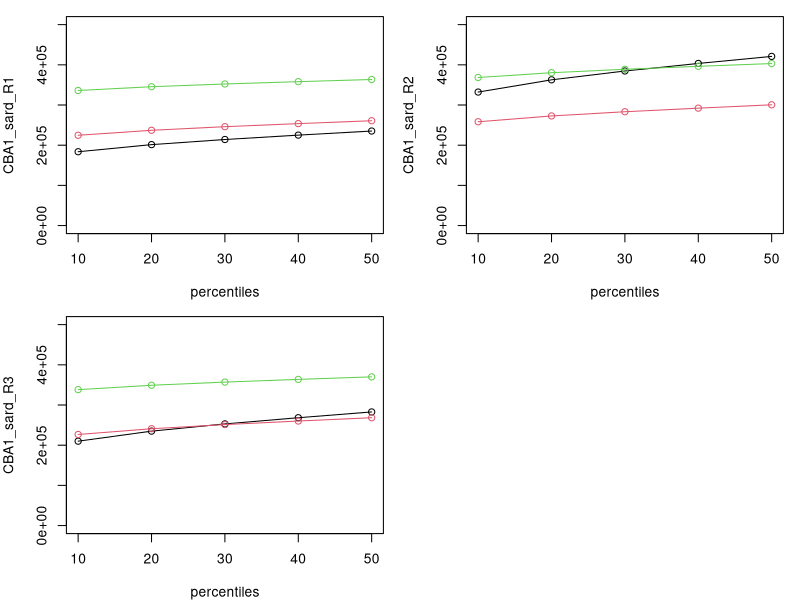
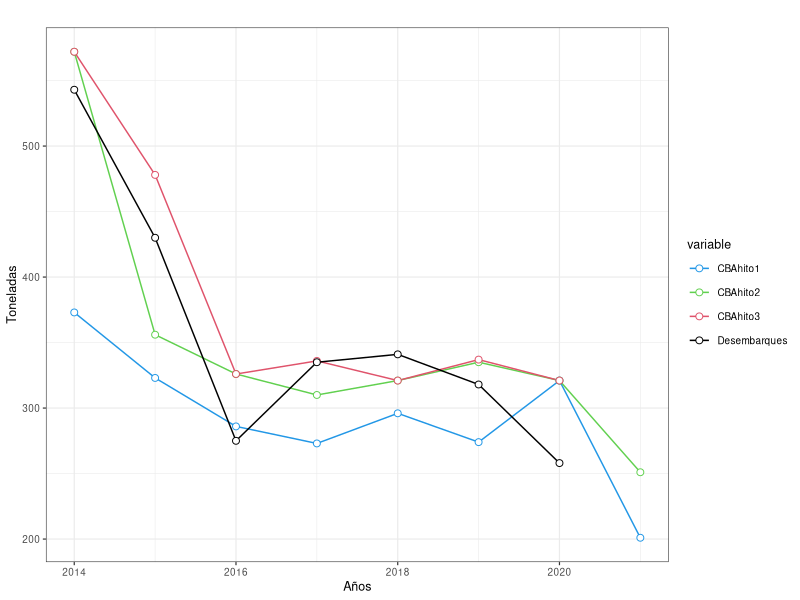
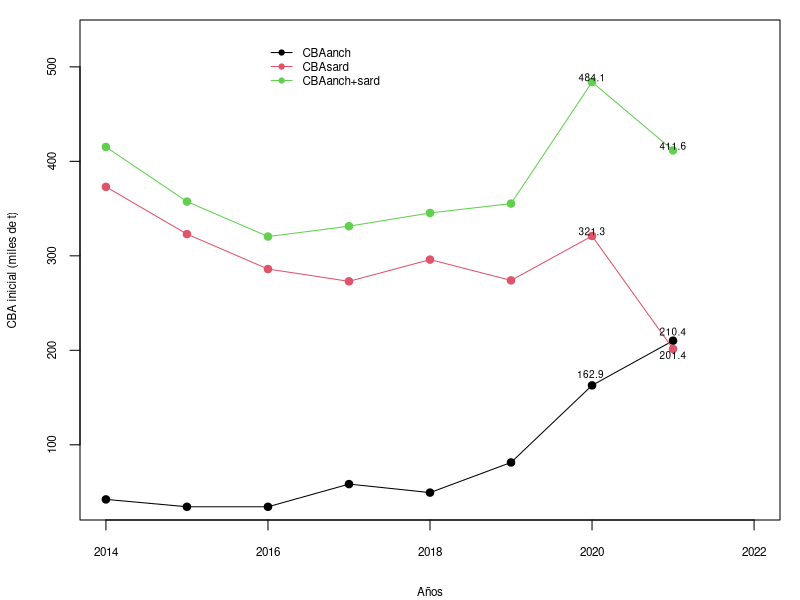
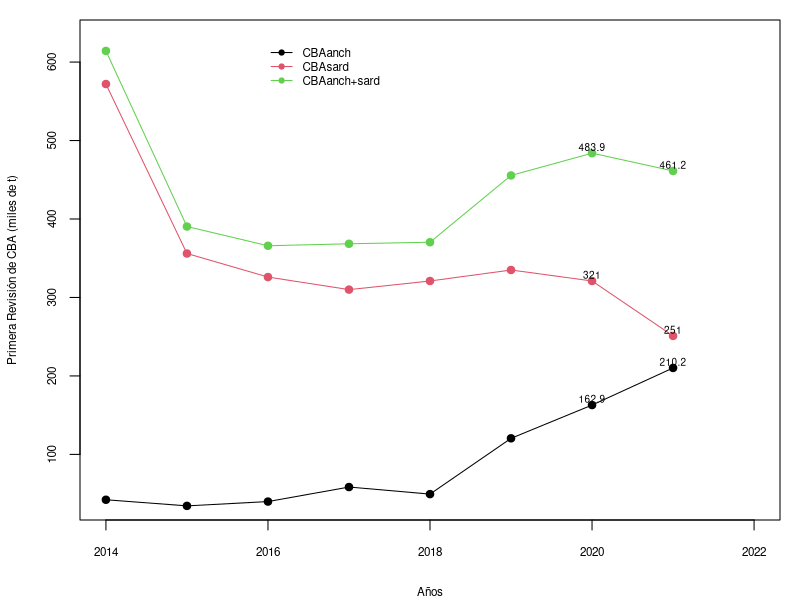
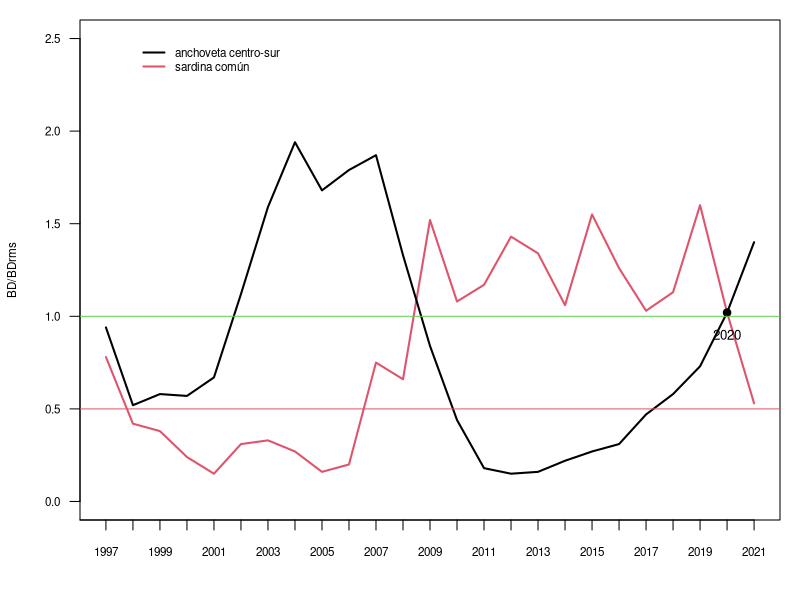

Write R code to recreate these figures, in order.
## ---- chunk 1


percentiles <-seq(10,50,10)
CBA1_sard_R1 <- c(183722,201409,214162,225059,235244)
CBA1_sard_R2 <- c(332226,362690,384656,403426,420970)
CBA1_sard_R3 <- c(210004,234980,252990,268378,282761)

CBA2_sard_R1 <- c(224700,237110,246059,253705,260851)
CBA2_sard_R2 <- c(258321,272803,283246,292169,300509)
CBA2_sard_R3 <- c(226667,240989,251316,260140,268387)

CBA3_sard_R1 <- c(336138,345539,352317,358110,363523)
CBA3_sard_R2 <- c(368475,380379,388962,396297,403152)
CBA3_sard_R3 <- c(338239,349156,357028,363755,370042)


par(mfrow=c(2,2),mar=c(4,4,1,1))
plot(percentiles, CBA1_sard_R1, type="o",col=1,ylim=c(0,500000))
lines(percentiles,CBA2_sard_R1, type="o",col=2)
lines(percentiles,CBA3_sard_R1, type="o",col=3)

plot(percentiles, CBA1_sard_R2, type="o",col=1,ylim=c(0,500000))
lines(percentiles,CBA2_sard_R2, type="o",col=2)
lines(percentiles,CBA3_sard_R2, type="o",col=3)

plot(percentiles, CBA1_sard_R3, type="o",col=1,ylim=c(0,500000))
lines(percentiles,CBA2_sard_R3, type="o",col=2)
lines(percentiles,CBA3_sard_R3, type="o",col=3)
## ---- chunk 2
library(stringr)
library(lattice)
library(ggplot2)
library(reshape)
library(dplyr)
library(ggthemes)
library(stringr)
library(knitr)

year<-    c(2014,2015,2016,2017,2018,2019,2020,2021)
CBAhito1<-c(373,323,286,273,296,274,321,201)
CBAhito2<-c(572,356,326,310,321,335,321,251)
CBAhito3<-c(572,478,326,336,321,337,321,NA)
Desembarques <- c(543,430,275,335,341,318,258,NA)


ind           <- cbind(CBAhito1,CBAhito2,CBAhito3,Desembarques) 
data          <- data.frame(ind) %>% mutate (Asesoria='data')%>% mutate (yrs= year)%>%melt(id.var=c('yrs', 'Asesoria'))

f1 <- ggplot(data, aes(yrs,value,colour=variable))+ geom_line()+ geom_point( size=2, shape=21, fill="white") + 
      labs(x = 'Años', y = 'Toneladas')  +
      scale_colour_manual(values=c(4,3,2,1))+
      theme_bw(base_size=9) + 
      ggtitle('')+
      theme(plot.title = element_text(hjust = 0.5))
f1

## ---- chunk 3
year<-seq(2014,2021,1)
CBAanch<-c(42.2,34.4,34.4,58.4,49.4,81.3,162.9,210.2)
CBAsard<-c(373,323,286,273,296,274,321,201.4)
CBAmixta<-rowSums(cbind(CBAanch,CBAsard))

par(mfrow=c(1,1),mar=c(4,4,1,1))
plot(year,CBAanch,type="o",ylim=c(40,530),xlim=c(2014,2022),pch=19,ylab="CBA inicial (miles de t)",xlab="Años",cex.lab=0.7,cex.axis=0.7)
lines(year,CBAsard,col=2,type="o",pch=19)
lines(year,CBAmixta,col=3,type="o",pch=19)
text(c(rep(2020,3),rep(2021,3)),c(170,321,483.9,215,190,411.6)+5,c("162.9 ","321.3","484.1","210.4","201.4","411.6"),cex=0.6)
legend(2016,530,c("CBAanch","CBAsard","CBAanch+sard"),col=c(1,2,3),lwd=1,pch=19,cex=0.7,bty="n")
## ---- chunk 4
year<-seq(2014,2021,1)
CBAanch<-c(42.2,34.4,39.9,58.4,49.4,120.5,162.9,210.2)
CBAsard<-c(572,356,326,310,321,335,321,251)
CBAmixta2<-rowSums(cbind(CBAanch,CBAsard))

par(mfrow=c(1,1),mar=c(4,4,1,1))
plot(year,CBAanch,type="o",ylim=c(40,630),xlim=c(2014,2022),pch=19,ylab="Primera Revisión de CBA (miles de t)",xlab="Años",cex.lab=0.7,cex.axis=0.7)
lines(year,CBAsard,col=2,type="o",pch=19)
lines(year,CBAmixta2,col=3,type="o",pch=19)
text(c(rep(2020,3),rep(2021,3)),c(CBAsard[7],CBAanch[7],CBAmixta2[7],CBAsard[8],CBAanch[8],CBAmixta2[8])+8,c(CBAsard[7],CBAanch[7],CBAmixta2[7],CBAsard[8],CBAanch[8],CBAmixta2[8]),cex=0.6)
legend(2016,630,c("CBAanch","CBAsard","CBAanch+sard"),col=c(1,2,3),lwd=1,pch=19,cex=0.7,bty="n")
## ---- chunk 5

years1<-seq(1997,2021,1)


rpr_sard<-c(0.78,0.42,0.38,0.24,0.15,0.31,0.33,0.27,0.16,0.20,0.75,0.66,1.52,1.08,1.17,1.43,1.34,1.06,1.55,1.26,1.03,1.13,1.60,1.02,0.53)

rpr_anch<-c(0.94,0.52,0.58,0.57,0.67,1.12,1.59,1.94,1.68,1.79,1.87,1.33,0.84,0.44,0.18,0.15,0.16,0.22,0.27,0.31,0.47,0.58,0.73,1.02,1.4)

par(mfrow=c(1,1),mar=c(4,4,1,1))
plot(years1,rpr_sard,type="l",ylab="BD/BDrms",xlab="",ylim=c(0,2.5),xaxp=c(1990,2021,31),las=1,lwd=2,cex.lab=0.7,cex.axis=0.7,col=2)

lines(years1,rpr_anch,col=1,lwd=2)
points(2020,1.02,pch=19,cex=1,col=1)
text(2020,0.9,"2020",cex=0.8)
abline(h=c(1,0.5),col=c(3,2))
legend(1998,2.5,c("anchoveta centro-sur","sardina común"),col=c(1,2),lwd=c(2,2),bty="n",cex=0.7)
